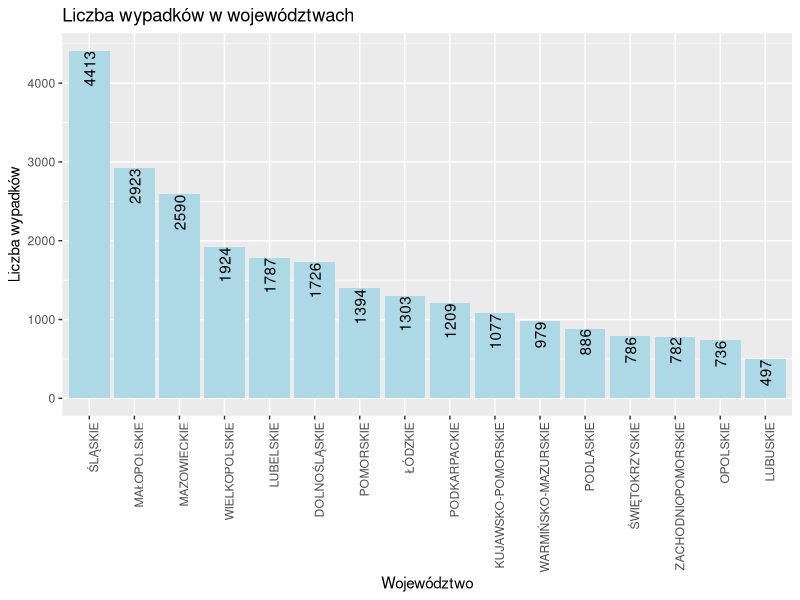
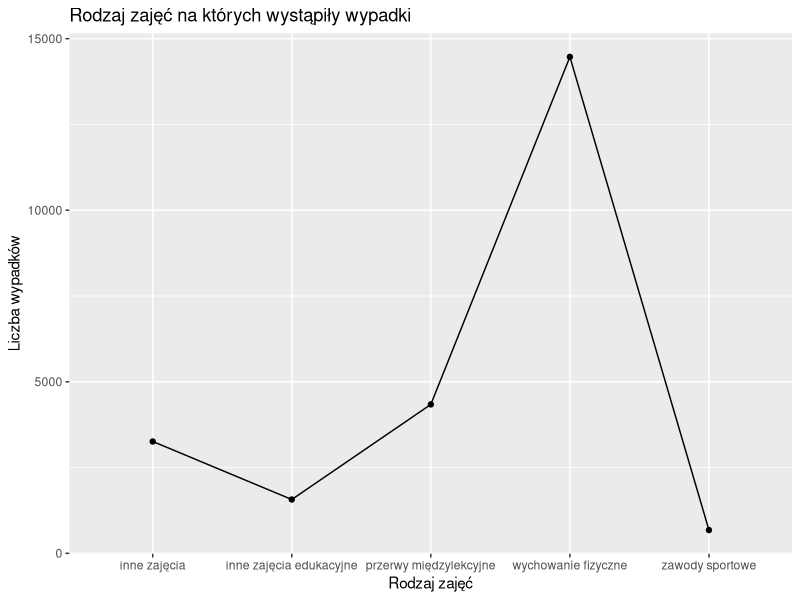

R code for these plots, in order: (Note: this script raises an error after producing the figures.)
#Projekt R - Wypadki
install.packages("posterdown")
install.packages(c("htmltools", "rmarkdown", "knitr", "bslib"))

#Użyte biblioteki:
install.packages("ggplot2") #Umożliwa tworzenie wykresów
library(ggplot2) 
library(knitr)
library(dplyr)
update.packages(ask = FALSE, checkBuilt = TRUE)

wypadki_dane <- read.csv("wypadki.csv") #Wczytanie pliku csv

#Sumujemy wszystkie wypadki według województw
suma_wojewodztwa <- aggregate(Liczba.Wypadkow ~ Wojewodztwo, data = wypadki_dane, FUN = sum) #Zliczamy liczbe wypadków według kolumny Wojewodztwo
#Wykres przedstawiający ilość wypadków w poszczególnych województwach
ggplot(suma_wojewodztwa, aes(x = reorder(Wojewodztwo, -Liczba.Wypadkow), y = Liczba.Wypadkow)) + #Sortowanie malejąco
geom_bar(stat = "identity", fill = "lightblue") + #Kolumny, typ oraz kolor
geom_text(aes(label=Liczba.Wypadkow), angle = 90, hjust = 1, vjust = 0.5) + #Etykiety liczby wypadków
theme(axis.text.x = element_text(angle = 90, hjust = 1)) + #Etykiety Województw
labs(title = "Liczba wypadków w województwach", x = "Województwo", y = "Liczba wypadków") #Tytuł oraz nazwy osi


#TOP 10 PRZYCZYN WYPADKÓW w woj. Śląskim
slaskie_dane <- subset(wypadki_dane, Wojewodztwo == "ŚLĄSKIE") #Pobieramy dane tylko z województwa śląskiego
top_przyczyny <- aggregate(Liczba.Wypadkow ~ PrzyczynaWypadku, data = slaskie_dane, FUN = sum) #Zliczamy według przyczyny
top10_przyczyny <- head(top_przyczyny[order(-top_przyczyny$Liczba.Wypadkow), ], 10) #Bierzemy te z najwiekszą ilością wypadków, 10 od góry
top10_przyczyny$ID <- seq_len(nrow(top10_przyczyny)) #Tworzymy kolumne ID z numerami 1 do 10
top10_przyczyny <- top10_przyczyny[, c("ID", "PrzyczynaWypadku", "Liczba.Wypadkow")] #Porządkujemy kolumny

print(top10_przyczyny, row.names = F)
# Lub
kable(top10_przyczyny,row.names = F, caption = "Top 10 przyczyn wypadków – woj. śląskie", 
      col.names = c("ID", "Przyczyna", "Ilość"))

#Rodzaj zajęć
rodzaj_zajec<-aggregate(Liczba.Wypadkow ~ RodzajZajec,data=wypadki_dane,FUN=sum)
ranking_zajec<-head(rodzaj_zajec[order(-rodzaj_zajec$Liczba.Wypadkow),],5)

print(ranking_zajec)

ggplot(data=ranking_zajec, aes( x=RodzajZajec,y=Liczba.Wypadkow, group=1)) +
  geom_line()+
  geom_point()+
  labs(title = "Rodzaj zajęć na których wystąpiły wypadki", x = "Rodzaj zajęć", y = "Liczba wypadków")

ranking_zajec$ID<-seq_len(nrow(rodzaj_zajec))
ranking_zajec<-ranking_zajec[,c("ID","RodzajZajec","Liczba.Wypadkow")]

kable(ranking_zajec,row.names = F, caption = "Rodzaj Zajęć", 
      col.names = c("ID", "Rodzaj", "Ilość"))




#Wykres Kołowy Miejsce Wypadku
# Agregacja liczby wypadków i obliczenie udziałów procentowych
suma_miejsce <- wypadki_dane %>%
  group_by(MiejsceWypadku) %>%
  summarise(Liczba.Wypadkow = sum(Liczba.Wypadkow), .groups = "drop") %>%
  mutate(Procent = Liczba.Wypadkow / sum(Liczba.Wypadkow) * 100)

# Podział na duże i małe udziały (<10.5%)
duze <- filter(suma_miejsce, Procent >= 10.5)
male <- filter(suma_miejsce, Procent < 10.5)

# Tworzenie rekordu "inne"
inne_row <- data.frame(
  MiejsceWypadku = "inne",
  Liczba.Wypadkow = sum(male$Liczba.Wypadkow),
  Procent = sum(male$Procent))

# Połączenie danych i sortowanie: najpierw malejąco, potem "inne" na końcu
dane_do_wykresu <- bind_rows(duze, inne_row) %>%
  arrange(desc(Liczba.Wypadkow)) %>%
  mutate(MiejsceWypadku = factor(MiejsceWypadku, levels = c(setdiff(MiejsceWypadku, "inne"), "inne")))

# Wykres kołowy
ggplot(dane_do_wykresu, aes(x = "", y = Procent, fill = MiejsceWypadku)) +
  geom_bar(stat = "identity", width = 1, color = "white") +
  coord_polar("y", start = 0) +
  geom_text(aes(label = paste0(round(Procent, 1), "%")),
            position = position_stack(vjust = 0.5), size = 4) +
  labs(title = "Rozkład procentowy miejsc wypadków", fill = "Miejsce wypadku") +
  theme_void() +
  theme(legend.text = element_text(size = 9))